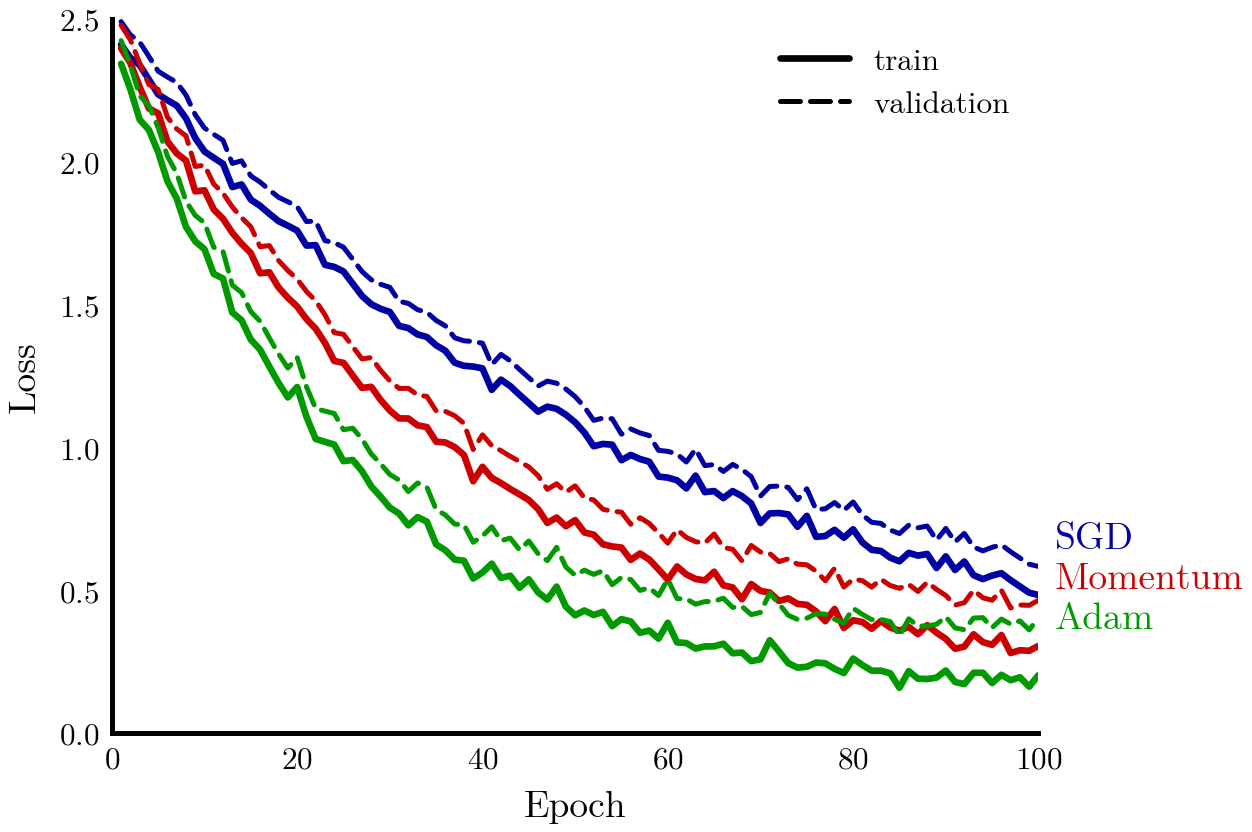

Here is the Python script that generated this plot:
"""Training curves: train (solid) vs validation (dashed) per method, one hue
per method, labels written at the line ends instead of a colour legend."""
import sys
from pathlib import Path
sys.path.insert(0, str(Path(__file__).resolve().parent.parent))
import numpy as np
import mlfig

rng = np.random.default_rng(0)
steps = np.arange(1, 101)
runs = {"SGD": ("blue2", 0.9), "Momentum": ("red", 0.6), "Adam": ("green", 0.4)}

fig, ax = mlfig.subplots(figsize=(4.2, 2.8))
ends, names, hues = [], [], []
for name, (hue, k) in runs.items():
    train = 2.3 * np.exp(-steps / (60 * k)) + 0.15 + 0.02 * rng.standard_normal(steps.size)
    val = train + 0.08 + 0.002 * steps * (1 - k)
    ax.plot(steps, train, color=mlfig.C[hue], lw=1.6)
    ax.plot(steps, val, color=mlfig.C[hue], lw=1.2, ls=(0, (4, 2)))
    ends.append(val[-1]); names.append(name); hues.append(mlfig.C[hue])

ax.set(xlabel="Epoch", ylabel="Loss", xlim=(0, 100), ylim=(0, 2.5))
mlfig.end_labels(ax, steps[-1], ends, names, hues)     # after limits are fixed

# Line style legend only (colour is already labelled directly).
ax.plot([], [], color="k", lw=1.6, label="train")
ax.plot([], [], color="k", lw=1.2, ls=(0, (4, 2)), label="validation")
ax.legend(loc="upper right", frameon=False)

mlfig.save(fig, Path(__file__).with_suffix(""))
